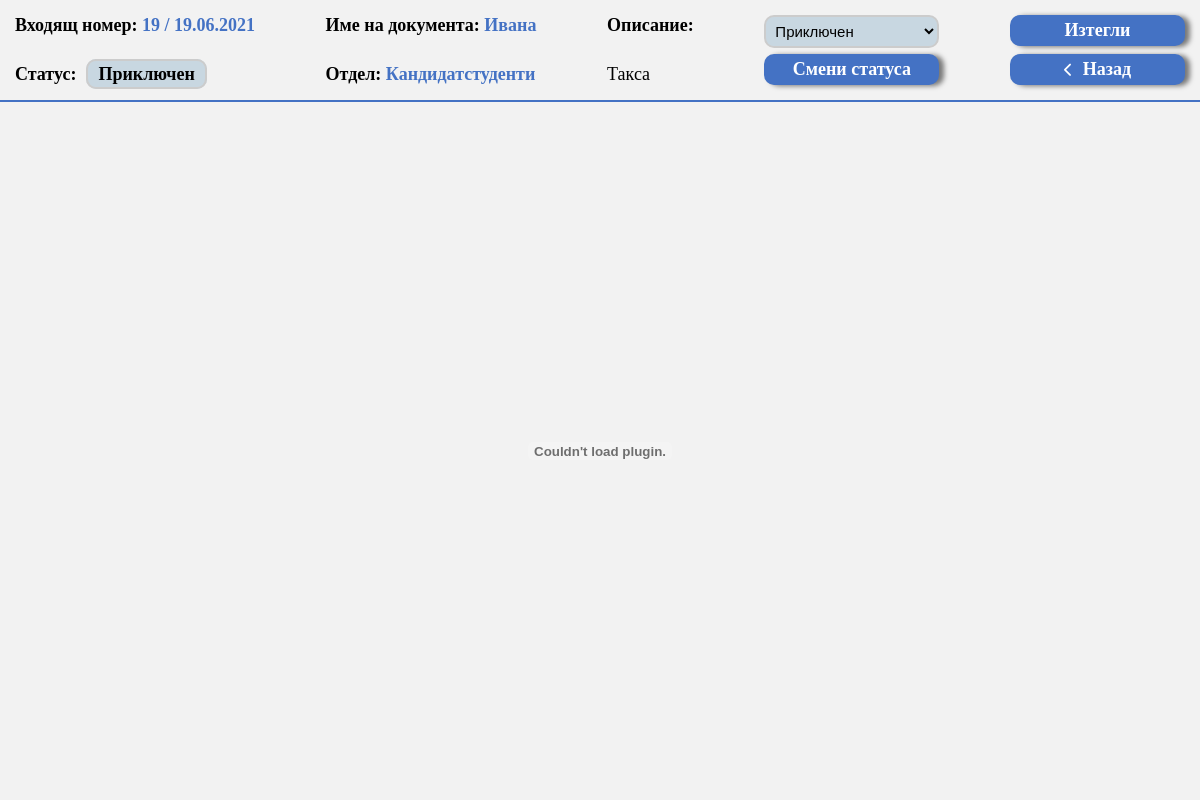
Screenshot of /viewDocument.php?id=19 (signed in) with the database file from the repository.
### tables this page shows
CREATE TABLE `documents` (
  `id` int(11) NOT NULL,
  `name` varchar(255) NOT NULL,
  `description` text NOT NULL,
  `code` char(15) NOT NULL,
  `hash` char(40) NOT NULL,
  `path` varchar(255) NOT NULL,
  `department_id` int(11) NOT NULL,
  `timesOpened` int(11) NOT NULL DEFAULT 0,
  `status_id` int(11) NOT NULL DEFAULT 2,
  `uploaded` bigint(20) NOT NULL,
  `firstOpened` bigint(20) DEFAULT NULL,
  `lastOpened` bigint(20) DEFAULT NULL
);

CREATE TABLE `statuses` (
  `id` int(11) NOT NULL,
  `color` char(6) NOT NULL,
  `status` varchar(255) NOT NULL
);

CREATE TABLE `departments` (
  `id` int(11) NOT NULL,
  `name` varchar(255) NOT NULL,
  `email` varchar(255) NOT NULL,
  `password` varchar(255) NOT NULL
);

### db/db.php (called while the page is built, shortened)
<?php
    class Database {
        private $connection;
        private $selectDocumentById;
        private $selectStatuses;
        public function __construct() {
            $config = parse_ini_file('config/config.ini', true);
            $type = $config['db']['type'];
            $host = $config['db']['host'];
            $database = $config['db']['database'];
            $username = $config['db']['username'];
            $password = $config['db']['password'];
            $this->init($type, $host, $database, $username, $password);
        }
        private function init($type, $host, $database, $username, $password) {
            try {
                $this->connection = new PDO("$type:host=$host;dbname=$database", $username, $password,
                [
                    PDO::MYSQL_ATTR_INIT_COMMAND => "SET NAMES utf8",
                    PDO::ATTR_DEFAULT_FETCH_MODE => PDO::FETCH_ASSOC,
                    PDO::ATTR_ERRMODE => PDO::ERRMODE_EXCEPTION
                ]);
                $this->prepareStatements();
            }
            catch(PDOException $e) {
                die("Connection to database failed: " . $e->getMessage());
            }
        }
        private function prepareStatements() {
            $sql = "INSERT INTO administrators(name, password) VALUES (:name, :password)";
            $sql = "SELECT email FROM departments WHERE id = :id LIMIT 1";
            $sql = "SELECT id FROM statuses WHERE status = :status LIMIT 1";
            $sql = "SELECT id, status, color FROM statuses WHERE status != 'Архивиран' ORDER BY id ASC";
            $this->selectStatuses = $this->connection->prepare($sql);
            $sql = "SELECT d.id, d.name AS name, dep.name AS department, status, color, description, uploaded, timesOpened, firstOpened, lastOpened
                FROM documents d JOIN statuses s ON d.status_id = s.id
                JOIN departments dep ON dep.id = d.department_id
                WHERE d.code = :code LIMIT 1";
            $sql = "SELECT d.id, d.name AS name, dep.name AS department, path, status, color, description, uploaded, timesOpened, s.id AS statusId
                FROM documents d JOIN statuses s ON d.status_id = s.id
                JOIN departments dep ON dep.id = d.department_id
                WHERE d.id = :id LIMIT 1";
            $this->selectDocumentById = $this->connection->prepare($sql);
            $sql = 'SELECT id, username, password, admin FROM (
                SELECT id AS id, name AS username, password AS password, "1" AS admin FROM administrators
                UNION
                SELECT id as id, email AS username, password AS password, "0" AS admin FROM departments
                ) AS mergedUsers WHERE username = :name LIMIT 1';
            $sql = "SELECT COUNT(*) AS count FROM documents WHERE hash = :hash LIMIT 1";
            $sql = "SELECT * FROM departments";
            $sql = "INSERT INTO documents (name, description, department_id, uploaded)
                VALUES (:name, :description, :departmentID, :uploaded);";
            $sql = "INSERT INTO statusChanges (status, document_id, role, changed)
                VALUES (:status, :document, :role, :changed);";
            $sql = "UPDATE documents SET code = :code, hash = :hash, path = :path WHERE id = :id LIMIT 1";
            $sql = "UPDATE documents SET status_id = :status WHERE id = :id LIMIT 1";
            $sql = "SELECT ch.status AS status, ch.changed AS changed, ch.role AS role, s.status AS statusName, s.color AS color
                FROM statusChanges ch
                LEFT JOIN statuses s ON ch.status = s.id
                WHERE ch.document_id = :id ORDER BY ch.changed ASC";
        }
        public function selectStatusesQuery() {
            try {
                $success = $this->selectStatuses->execute();
                if ($success) {
                    $statuses = $this->selectStatuses->fetchAll();
                    $result = ["success" => true, "data" => $statuses];
                }
                else {
                    $result = ["success" => false, "error" => "Query failed: "];
                }
                return $result;
            }
            catch(PDOException $e) {
                return ["success" => false, "error" => "Connection failed: " . $e->getMessage()];
            }
        }
        public function selectDocumentByIdQuery($id){
            try {
                $success = $this->selectDocumentById->execute(["id" => $id]);
                if ($success) {
                    $documents = $this->selectDocumentById->fetchAll();
                    if (count($documents) == 0) {
                        $result = ["success" => true, "exists" => false];
                    }
                    else {
                        $result = ["success" => true, "exists" => true, "data" => $documents[0]];
                    }
                }
                else {
                    $result = ["success" => false, "error" => "Query failed: "];
                }
                return $result;
            }
            catch (PDOException $e) {
                return ["success" => false, "error" => "Connection failed: " . $e->getMessage()];
            }
        }
    }
?>

### functions.php (called while the page is built, shortened)
<?php
    require_once "db/db.php";
    $db = new Database();
?>

### viewDocument.php (the view, shortened to what this page needs)
<?php
    require_once "functions.php";
    $id = htmlentities($_GET['id']);
    $documentData = $db->selectDocumentByIdQuery($id);
    $documentData = $documentData['data'];
    if (preg_match("/\.pdf$/", $documentData['path'])) {
        $documentData['filetype'] = "pdf";
        $documentData['downloadPath'] = $documentData['path'];
    }
    else if (preg_match("/\.html$/", $documentData['path'])) {
        $documentData['filetype'] = "zip";
        $documentData['downloadPath'] = preg_replace("/index\.html$/", "archive.zip", $documentData['path']);
    }
    require_once "template/header.php";
    $role = "DEPT";
    if (isAdmin()) {
        $role = "ADMIN";
    }
    $db->updateDocumentViewTimesQuery($id, $documentData['timesOpened']);
    $db->insertStatusChangeQuery($id, "view", $role);
?>
<header class="sticky">
    <section>
        <p><b>Входящ номер:</b>&nbsp;<b><?php echo $documentData['id'] . " / " . date("d.m.Y", $documentData['uploaded']); ?></b></p>
        <p class="status"><b>Статус:</b><mark style="background-color: #<?php echo $documentData['color']; ?>;"><?php echo $documentData['status']; ?></mark></p>
    </section>
    <section>
        <p><b>Име на документа:</b>&nbsp;<b><?php echo $documentData['name']; ?></b></p>
        <p><b>Отдел:</b>&nbsp;<b><?php echo $documentData['department']; ?></b></p>
    </section>
    <section>
        <b>Описание:</b><p><?php echo $documentData['description']; ?></p>
    </section>
    <section class="changeStatus">
        <select style="background-color: #<?php echo $documentData['color']; ?>">
            <?php
                $statuses = $db->selectStatusesQuery();
                $statuses = $statuses['data'];
                foreach ($statuses as $status) {
                    echo '<option style="background-color: #';
                    if ($documentData['statusId'] == $status['id']) {
                        echo $status['color'] . ';" value="' . $status['id'] . '" selected>';
                    }
                    else {
                        echo $status['color'] . ';" value="' . $status['id'] . '">';
                    }
                    echo $status['status'] . '</option>';
                }
            ?>
        </select>
        <a class="button" id="change-btn">Смени статуса</a>
    </section>
    <section class="download">
        <a class="button download" href="<?php echo $documentData['downloadPath']; ?>"
            download="File-<?php echo $documentData['id'] . "-" . date("d-m-Y", $documentData['uploaded']) . "." . $documentData['filetype']; ?>">Изтегли</a>
        <a class="button back"><i class="fas fa-chevron-left"></i>Назад</a>
    </section>
</header>
<section class="embed">
    <?php
        if ($documentData['filetype'] == "pdf") {
    ?>
        <embed src="<?php echo $documentData['path']; ?>" type="application/pdf" frameBorder="0"></embed>
    <?php
        }
        else if ($documentData['filetype'] == "zip") {
    ?>
        <iframe src="<?php echo $documentData['path']; ?>" frameBorder="0" sandbox></iframe>
    <?php
        }
    ?>
</section>
<?php
    require_once "template/footer.php";
?>

### styles/styles.css (style rules this page uses)
:root { --main-bg-color: #F2F2F2; --main-blue: #4472C4; --main-blue-hover: #31589C; --light-gray: #CCCCCC; --lighter-gray: #DDDDDD; --lightest-gray: #EEEEEE; --gray: #C8C8C8; --green: #00AA97; --green-hover: #00C48D; --dark-gray: #696969; --dark-gray-hover: #808080; --error-color: #BA1628; }
a { text-decoration: none; }
body { background-color: var(--main-bg-color); padding: 10px; max-width: 1000px; margin: 0 auto; }
header { text-align: center; }
a.button { color: white; padding: 10px 40px; background-color: var(--main-blue); font-size: 18px; font-weight: bold; box-shadow: 5px 1px 5px 0px rgba(0,0,0,0.5); display: block; width: 300px; margin: 0 auto; border-radius: 10px; cursor: pointer; }
select, textarea, input[type="text"], input[type="password"] { padding: 10px; width: 356px; font-size: 15px; box-sizing: border-box; border-radius: 10px; display: flex; }
i.fas { margin-right: 10px; color: var(--main-blue); }
mark { border-radius: 10px; border: 2px solid var(--light-gray); padding: 3px 10px; font-weight: bold; }
header.sticky { height: 100px; position: fixed; left: 0; top: 0; width: 100%; border-bottom: 2px solid var(--main-blue); }
section.embed { position: fixed; top: 102px; left: 0; width: 100%; height: calc(100% - 102px); border: 0; }
iframe, embed { width: 100%; height: 100%; display: block; border: 0; margin: 0; padding: 0; }
header.sticky { display: flex; justify-content: space-between; align-items: stretch; }
header.sticky section { display: flex; flex-flow: column nowrap; justify-content: space-between; padding: 15px; height: 70px; align-items: flex-start; font-size: 18px; }
header.sticky section.download { align-items: center; }
header.sticky p { margin: 0; }
header.sticky mark { margin-left: 10px; }
header.sticky p b:nth-child(2) { color: var(--main-blue); }
header.sticky select, header.sticky a.button { width: 175px; padding: 5px; box-sizing: border-box; }
header.sticky select { border: 2px solid var(--light-gray); }
header.sticky a.button i.fas { color: white; font-size: 14px; }

### rows the page displays
documents: id "19", uploaded "19.06.2021", status.status "Приключен", name "Ивана", department.name "Кандидатстуденти", description "Такса"

### other values shown
form field value "Приключен"
